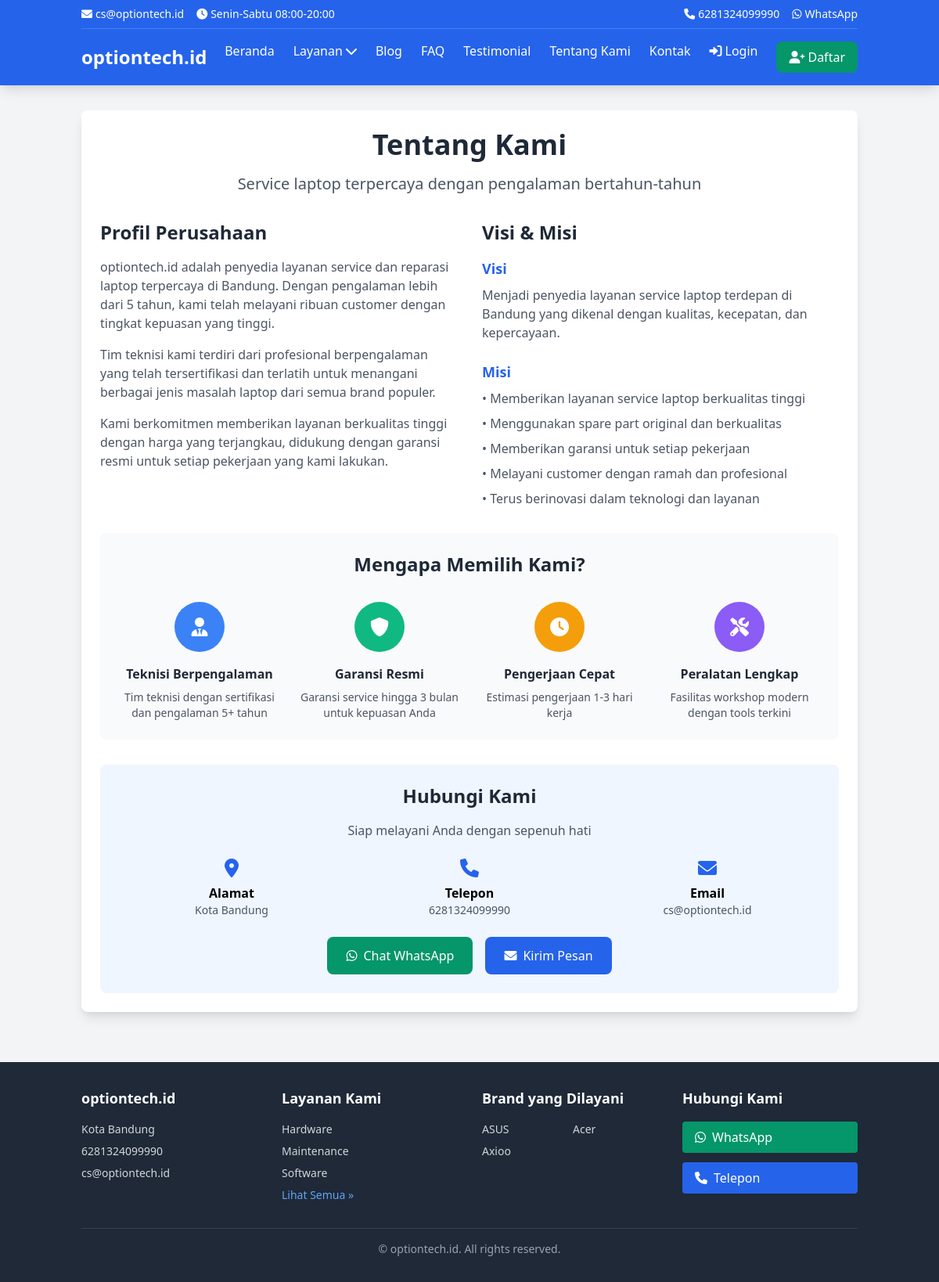
The app's page /tentang-kami/, older data.
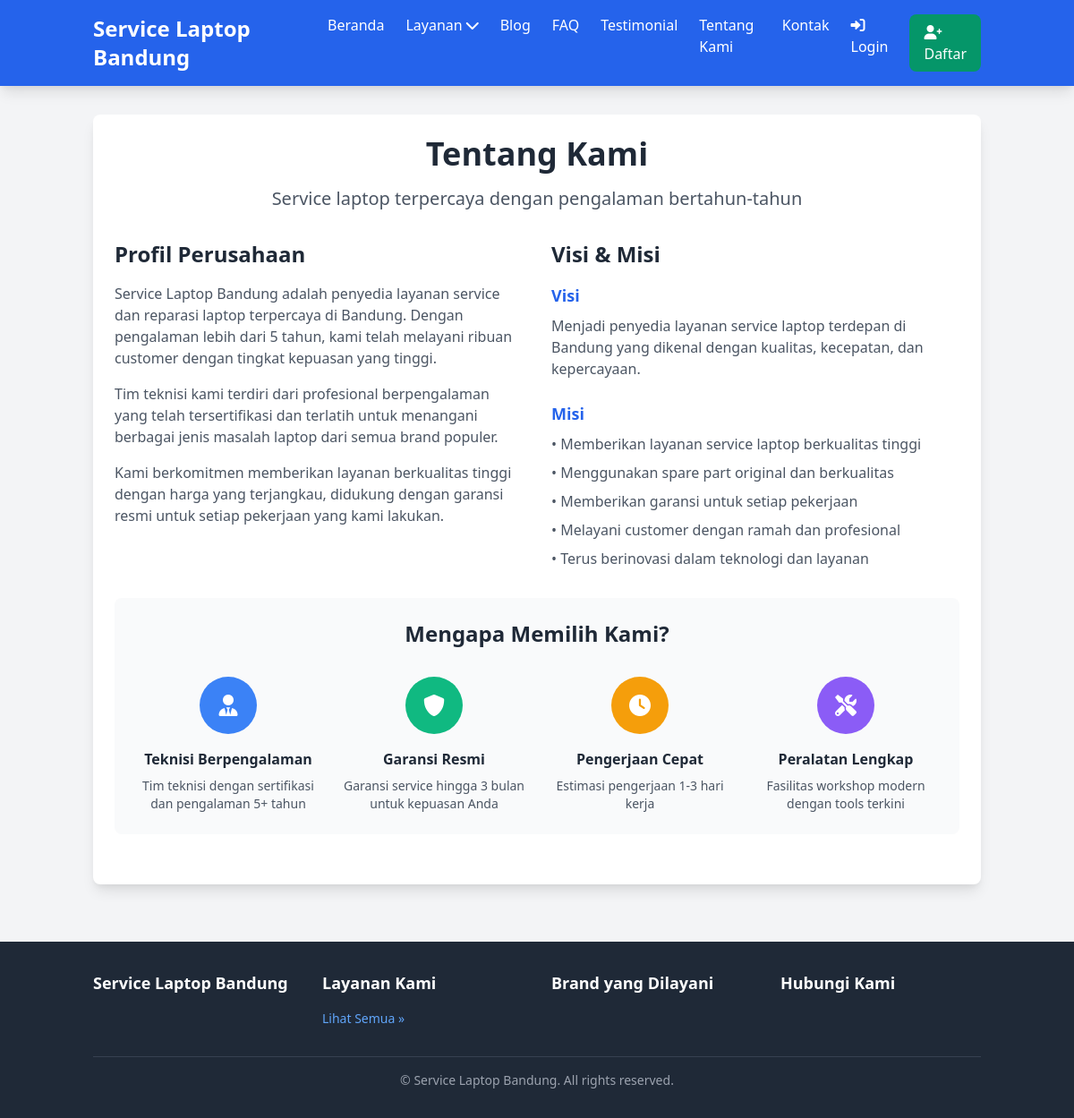
The same page, newer data.
### core/models.py (models this page shows, shortened)
class TimeStampedModel(models.Model):
    created_at = models.DateTimeField(auto_now_add=True)  # Otomatis diisi saat create
    updated_at = models.DateTimeField(auto_now=True)  # Otomatis diisi saat update
    class Meta:
        abstract = True  # Model ini tidak akan jadi tabel, hanya template

class BusinessInfo(TimeStampedModel):
    business_name = models.CharField(max_length=255)  # Nama bisnis
    address = models.TextField()  # Alamat (text panjang)
    phone = models.CharField(max_length=20)  # Nomor telepon
    email = models.EmailField()  # Email (validasi otomatis)
    whatsapp = models.CharField(max_length=20)  # WhatsApp
    class Meta:
        verbose_name = "Business Information"  # Nama di admin
        verbose_name_plural = "Business Information"  # Nama plural di admin

class LaptopBrand(TimeStampedModel):
    name = models.CharField(max_length=100)  # Nama brand
    slug = models.SlugField(unique=True)  # URL-friendly name
    logo = models.ImageField(  # Upload gambar logo
        upload_to='brands/',  # Folder penyimpanan
        blank=True,  # Boleh kosong
        null=True  # Boleh NULL di database
    )
    is_supported = models.BooleanField(default=True)  # Apakah masih didukung
    class Meta:
        ordering = ['name']  # Urutan default A-Z

### services/models.py (models this page shows, shortened)
class ServiceCategory(TimeStampedModel):
    name = models.CharField(max_length=100)
    slug = models.SlugField(unique=True, blank=True)
    description = models.TextField(blank=True)
    icon = models.CharField(max_length=255, blank=True)
    order = models.IntegerField(default=0, help_text="Urutan tampil")
    class Meta:
        ordering = ['order', 'name']
        verbose_name = "Service Category"
        verbose_name_plural = "Service Categories"

### content/views.py (the view)
# urls.py: path('tentang-kami/', views.about_view, name='about'),
def about_view(request):
    context = {
        'page_title': 'Tentang Kami - Service Laptop Bandung Terpercaya',
        'meta_description': 'Tentang service laptop terpercaya di Bandung. Tim teknisi berpengalaman, fasilitas lengkap, dan komitmen memberikan layanan terbaik.'
    }
    return render(request, 'content/about.html', context)

### core/context_processors.py (called while the page is built)
def business_info(request):
    try:
        business = BusinessInfo.objects.first()
        return {'business_info': business}
    except BusinessInfo.DoesNotExist:
        return {'business_info': None}

def navigation_data(request):
    return {
        'nav_service_categories': ServiceCategory.objects.all()[:5],
        'nav_brands': LaptopBrand.objects.filter(is_supported=True)[:8]
    }

### templates/content/about.html (shortened to what the changed rows need)
{% extends 'base.html' %}
{% load static %}
{% block content %}
<div class="bg-white rounded-lg shadow-lg p-6 mb-8">
    <div class="text-center mb-8">
        <h1 class="text-4xl font-bold text-gray-800 mb-4">Tentang Kami</h1>
    </div>
    <div class="grid lg:grid-cols-2 gap-8 mb-8">
        <div>
            <h2 class="text-2xl font-bold text-gray-800 mb-4">Profil Perusahaan</h2>
            <div class="space-y-4 text-gray-600">
                <p>
                    {% if business_info %}{{ business_info.business_name }}{% else %}Service Laptop Bandung{% endif %}
                    adalah penyedia layanan service dan reparasi laptop terpercaya di Bandung.
                    Dengan pengalaman lebih dari 5 tahun, kami telah melayani ribuan customer
                    dengan tingkat kepuasan yang tinggi.
                </p>
                <p>
                    Tim teknisi kami terdiri dari profesional berpengalaman yang telah
                    tersertifikasi dan terlatih untuk menangani berbagai jenis masalah laptop
                    dari semua brand populer.
                </p>
                <p>
                    Kami berkomitmen memberikan layanan berkualitas tinggi dengan harga yang
                    terjangkau, didukung dengan garansi resmi untuk setiap pekerjaan yang kami lakukan.
                </p>
            </div>
        </div>
        <div>
            <h2 class="text-2xl font-bold text-gray-800 mb-4">Visi & Misi</h2>
        </div>
    </div>
    <div class="bg-gray-50 rounded-lg p-6 mb-8">
        <h2 class="text-2xl font-bold text-center text-gray-800 mb-8">Mengapa Memilih Kami?</h2>
    </div>
    {% if business_info %}
    <div class="bg-blue-50 rounded-lg p-6 text-center">
        <h2 class="text-2xl font-bold text-gray-800 mb-4">Hubungi Kami</h2>
        <p class="text-gray-600 mb-6">Siap melayani Anda dengan sepenuh hati</p>
        <div class="grid md:grid-cols-3 gap-4 mb-6">
            <div class="text-center">
                <i class="fas fa-map-marker-alt text-blue-600 text-2xl mb-2"></i>
                <p class="font-semibold">Alamat</p>
                <p class="text-gray-600 text-sm">{{ business_info.address }}</p>
            </div>
            <div class="text-center">
                <i class="fas fa-phone text-blue-600 text-2xl mb-2"></i>
                <p class="font-semibold">Telepon</p>
                <p class="text-gray-600 text-sm">{{ business_info.phone }}</p>
            </div>
            <div class="text-center">
                <i class="fas fa-envelope text-blue-600 text-2xl mb-2"></i>
                <p class="font-semibold">Email</p>
                <p class="text-gray-600 text-sm">{{ business_info.email }}</p>
            </div>
        </div>
        <div class="flex flex-col sm:flex-row gap-4 justify-center">
            <a href="https://wa.me/{{ business_info.whatsapp }}"
               target="_blank"
               class="inline-flex items-center justify-center px-6 py-3 bg-green-600 text-white rounded-lg hover:bg-green-700 transition-colors">
                <i class="fab fa-whatsapp mr-2"></i>
                Chat WhatsApp
            </a>
            <a href="{% url 'content:contact' %}"
               class="inline-flex items-center justify-center px-6 py-3 bg-blue-600 text-white rounded-lg hover:bg-blue-700 transition-colors">
                <i class="fas fa-envelope mr-2"></i>
                Kirim Pesan
            </a>
        </div>
    </div>
    {% endif %}
</div>
{% endblock %}

### templates/base.html (shortened to what the changed rows need)
<!DOCTYPE html>
<html lang="id">
<head>
    {% block og_image %}{% load static %}{{ request.scheme }}://{{ request.get_host }}{% static 'img/logo-og.jpg' %}{% endblock %}">
    {% load schema_tags %}
    {% load static %}
    <link href="https://cdn.jsdelivr.net/npm/tailwindcss@2.2.19/dist/tailwind.min.css" rel="stylesheet">
    <link rel="stylesheet" href="https://cdnjs.cloudflare.com/ajax/libs/font-awesome/6.0.0/css/all.min.css">
</head>
<body class="bg-gray-100 min-h-screen flex flex-col">
<header class="bg-blue-600 text-white shadow-lg">
    <div class="container mx-auto px-4">
        {% if business_info %}
            <div class="hidden md:flex justify-between items-center py-2 text-sm border-b border-blue-500">
                <div class="flex space-x-4">
                    <span><i class="fas fa-envelope mr-1"></i>{{ business_info.email }}</span>
                    <span><i class="fas fa-clock mr-1"></i>Senin-Sabtu 08:00-20:00</span>
                </div>
                <div class="flex space-x-4">
                    <a href="tel:{{ business_info.phone }}" class="hover:text-blue-200">
                        <i class="fas fa-phone mr-1"></i>{{ business_info.phone }}
                    </a>
                    <a href="https://wa.me/{{ business_info.whatsapp }}" target="_blank" class="hover:text-blue-200">
                        <i class="fab fa-whatsapp mr-1"></i>WhatsApp
                    </a>
                </div>
            </div>
        {% endif %}
        <nav class="py-4">
            <div class="flex justify-between items-center">
                <div class="flex items-center">
                    <a href="{% url 'home' %}" class="text-2xl font-bold">
                        {% if business_info %}
                            {{ business_info.business_name }}
                        {% else %}
                            Service Laptop Bandung
                        {% endif %}
                    </a>
                </div>
            </div>
        </nav>
    </div>
</header>
<main class="flex-grow container mx-auto px-4 py-8">
    {% block content %}
    {% endblock %}
</main>
<footer class="bg-gray-800 text-white mt-auto">
    <div class="container mx-auto px-4 py-8">
        <div class="grid md:grid-cols-4 gap-8">
            <div>
                <h3 class="text-lg font-semibold mb-4">
                    {% if business_info %}{{ business_info.business_name }}{% else %}Service Laptop Bandung{% endif %}
                </h3>
                {% if business_info %}
                    <p class="text-gray-300 text-sm mb-2">{{ business_info.address }}</p>
                    <p class="text-gray-300 text-sm mb-2">{{ business_info.phone }}</p>
                    <p class="text-gray-300 text-sm">{{ business_info.email }}</p>
                {% endif %}
            </div>
            <div>
                <ul class="space-y-2 text-sm">
                    {% for category in nav_service_categories %}
                        <li>
                            <a href="{% url 'services:category' category.slug %}"
                               class="text-gray-300 hover:text-white">
                                {{ category.name }}
                            </a>
                        </li>
                    {% endfor %}
                </ul>
            </div>
            <div>
                <div class="grid grid-cols-2 gap-2 text-sm">
                    {% for brand in nav_brands %}
                        <span class="text-gray-300">{{ brand.name }}</span>
                    {% endfor %}
                </div>
            </div>
            <div>
                {% if business_info %}
                    <div class="space-y-3">
                        <a href="https://wa.me/{{ business_info.whatsapp }}"
                           target="_blank"
                           class="flex items-center bg-green-600 text-white px-4 py-2 rounded hover:bg-green-700 transition-colors">
                            <i class="fab fa-whatsapp mr-2"></i>
                            WhatsApp
                        </a>
                        <a href="tel:{{ business_info.phone }}"
                           class="flex items-center bg-blue-600 text-white px-4 py-2 rounded hover:bg-blue-700 transition-colors">
                            <i class="fas fa-phone mr-2"></i>
                            Telepon
                        </a>
                    </div>
                {% endif %}
            </div>
        </div>
        <div class="border-t border-gray-700 mt-8 pt-4 text-center text-gray-400 text-sm">
            <p>&copy; {{ "now"|date:"Y" }}
                {% if business_info %}{{ business_info.business_name }}{% else %}Service Laptop Bandung{% endif %}. All
                rights reserved.</p>
        </div>
    </div>
</footer>
</body>
</html>

Row changes from the older to the newer data that the page shows:
removed BusinessInfo: email "cs@optiontech.id", phone "6281324099990", business_name "optiontech.id", address "Kota Bandung"
removed ServiceCategory: name "Hardware"
removed ServiceCategory: name "Maintenance"
removed ServiceCategory: name "Software"
removed LaptopBrand: name "ASUS"
removed LaptopBrand: name "Acer"
removed LaptopBrand: name "Axioo"
Text that changed along with them:
text no longer shown: "Senin-Sabtu 08:00-20:00 WhatsApp Hubungi Kami Siap melayani Anda dengan sepenuh hati Alamat Telepon Email Chat WhatsApp Kirim Pesan WhatsApp Telepon"
text now shown: "Service Laptop Bandung Service Laptop Bandung Service Laptop Bandung Service Laptop Bandung"
